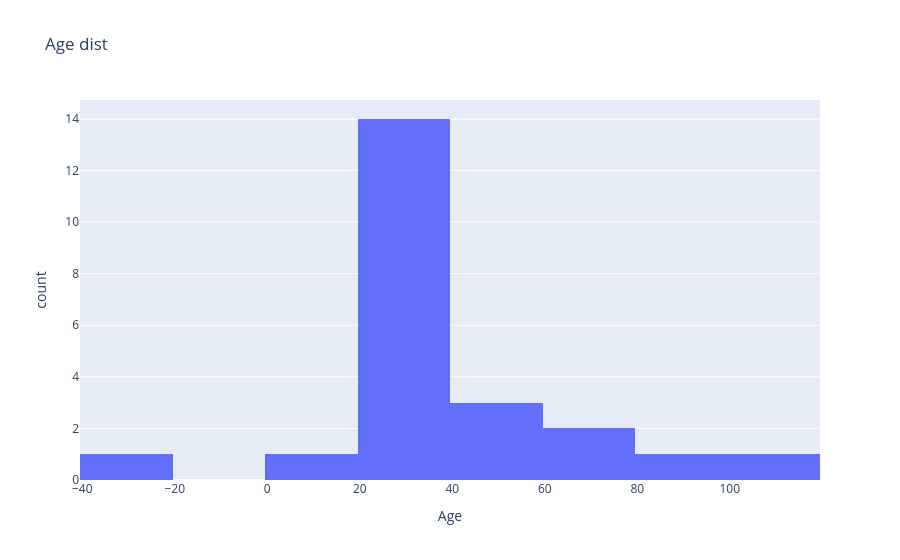

Notebook cell for this chart:
### Code cell
data = {
    "Age" : [20,21,22,22,23,24,25,25,25,26,28,30,32,76,53,67,14,89,56,21,45,100,-23]
}

fig = px.histogram(
    data,
    nbins = 9,
    x="Age",
    title = "Age dist",
)
fig.show()

### Figure 1 — Plotly figure (JSON) as saved in the notebook; plotly's stock layout.template omitted (floating-point values rounded to 4 significant figures)
{"data": [{"bingroup": "x", "hovertemplate": "Age=%{x}<br>count=%{y}<extra></extra>", "legendgroup": "", "marker": {"color": "#636efa", "pattern": {"shape": ""}}, "name": "", "nbinsx": 9, "orientation": "v", "showlegend": false, "type": "histogram", "x": [20, 21, 22, 22, 23, 24, 25, 25, 25, 26, 28, 30, 32, 76, 53, 67, 14, 89, 56, 21, 45, 100, -23], "xaxis": "x", "yaxis": "y"}], "layout": {"barmode": "relative", "legend": {"tracegroupgap": 0}, "title": {"text": "Age dist"}, "xaxis": {"anchor": "y", "domain": [0, 1], "title": {"text": "Age"}}, "yaxis": {"anchor": "x", "domain": [0, 1], "title": {"text": "count"}}}}
